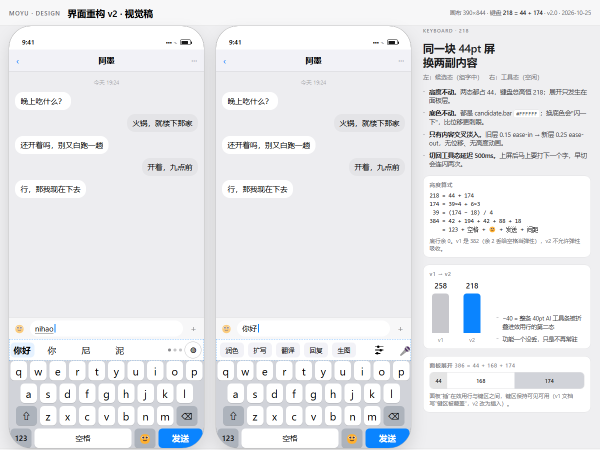
#> input picture design/preview-keyboard-v2.png, 1200 x 900 px (shown at 1/2 size); its folder holds only this picture in this run
$ python make_appicon.py --from ../design/preview-keyboard-v2.png
#> lines starting #> are read from the running program, lines starting #| are printed output that depends on the picture
#!/usr/bin/env python3
# -*- coding: utf-8 -*-
"""墨语（Moyu）iOS 输入法 —— AppIcon / AccentColor 生成器。

用 Pillow 生成 iOS 14+ 单尺寸（1024x1024）AppIcon，并写入 Assets.xcassets：
    ios/Resources/Assets.xcassets/
        Contents.json
        AppIcon.appiconset/Contents.json + AppIcon-1024.png
        AccentColor.colorset/Contents.json          （品牌蓝 #0A84FF）
        LaunchBackground.colorset/Contents.json     （可选，启动屏底色）

用法（Windows / macOS / Linux 均可）：
    # 1) 默认：脚本自己画一个简洁可用的图标（深色渐变底 + 白色几何「墨/键」符号）
    python scripts/make_appicon.py

    # 2) 用设计团队产出的正式方案覆盖（design/appicon/icon-1024.png）
    python scripts/make_appicon.py --from design/appicon/icon-1024.png

    # 3) 指定输出目录 / 强制重画
    python scripts/make_appicon.py --out ios/Resources/Assets.xcassets --force

设计说明（默认自绘版）：
    背景：#0B1020 → #16324F 对角线性渐变（比纯黑更有层次，和品牌蓝 #0A84FF 同色相）
    前景：白色「墨」字骨架 + 一枚圆角键帽轮廓，表达「输入法 + AI」；
          右下角一颗 #0A84FF 的圆点作为 AI 高光。
    厚度：iOS 会自己切圆角，所以 PNG 必须是**满幅直角**的 1024x1024，不要预先画圆角。

退出码：0 成功；1 失败（含 Pillow 未安装、源图不合规）。
"""

from __future__ import annotations

import argparse
import json
import os
import sys
from pathlib import Path

try:
    from PIL import Image, ImageDraw, ImageFilter, ImageFont
except ImportError:  # pragma: no cover - 环境缺失时给可读提示
    print("[错误] 未安装 Pillow。请先运行：", file=sys.stderr)
    print(f"  {sys.executable} -m pip install Pillow", file=sys.stderr)
    sys.exit(1)

# ---------------------------------------------------------------------------
# 常量
# ---------------------------------------------------------------------------

REPO_ROOT = Path(__file__).resolve().parent.parent
DEFAULT_OUT = REPO_ROOT / "ios" / "Resources" / "Assets.xcassets"
DEFAULT_SOURCE = REPO_ROOT / "design" / "appicon" / "icon-1024.png"

ICON_SIZE = 1024

BRAND_BLUE = (0x0A, 0x84, 0xFF)          # #0A84FF  AccentColor
BG_TOP = (0x0B, 0x10, 0x20)              # 深蓝黑
BG_BOTTOM = (0x16, 0x32, 0x4F)           # 深海军蓝
WHITE = (255, 255, 255)

# macOS / Windows 上常见、且能覆盖 1024px 的中文字体候选（找不到就退回几何图形）
CJK_FONT_CANDIDATES = [
    r"C:\Windows\Fonts\msyhbd.ttc",      # 微软雅黑 Bold
    r"C:\Windows\Fonts\msyh.ttc",        # 微软雅黑
    r"C:\Windows\Fonts\simhei.ttf",      # 黑体
    r"C:\Windows\Fonts\Deng.ttf",        # 等线
    "/System/Library/Fonts/PingFang.ttc",
    "/System/Library/Fonts/STHeiti Medium.ttc",
    "/System/Library/Fonts/Hiragino Sans GB.ttc",
    "/usr/share/fonts/opentype/noto/NotoSansCJK-Bold.ttc",
    "/usr/share/fonts/truetype/dejavu/DejaVuSans-Bold.ttf",
]


# ---------------------------------------------------------------------------
# 绘图工具
# ---------------------------------------------------------------------------

def _lerp(a: float, b: float, t: float) -> float:
    return a + (b - a) * t


def _lerp_color(c1, c2, t: float):
    return tuple(int(round(_lerp(c1[i], c2[i], t))) for i in range(3))


# [32 lines left out: functions _diagonal_gradient, _vertical_gradient, _find_cjk_font, not called in this run]


def _draw_rounded_key(draw: ImageDraw.ImageDraw, box, radius: int, fill, outline=None, width: int = 0):
    draw.rounded_rectangle(box, radius=radius, fill=fill, outline=outline, width=width)


# [84 lines left out: function draw_default_icon, not called in this run]


def load_source_icon(path: Path) -> Image.Image:
    """读取设计稿 PNG，校验尺寸并转成满幅 RGB。"""
    if not path.exists():
        raise FileNotFoundError(f"找不到源图：{path}")
    img = Image.open(path)
#> img is the input picture: PIL image 1200x900 RGB; mean R, G, B 233.5, 234.6, 237.5
    img.load()
    if img.mode in ("RGBA", "LA") or (img.mode == "P" and "transparency" in img.info):
        rgba = img.convert("RGBA")
        bg = Image.new("RGB", rgba.size, BG_TOP)
        bg.paste(rgba, mask=rgba.split()[-1])
        img = bg
    else:
        img = img.convert("RGB")
    if img.size != (ICON_SIZE, ICON_SIZE):
        print(f"[提示] 源图尺寸 {img.size} ≠ ({ICON_SIZE}, {ICON_SIZE})，已用 LANCZOS 缩放。")
#| [提示] 源图尺寸 (1200, 900) ≠ (1024, 1024)，已用 LANCZOS 缩放。
        img = img.resize((ICON_SIZE, ICON_SIZE), Image.LANCZOS)
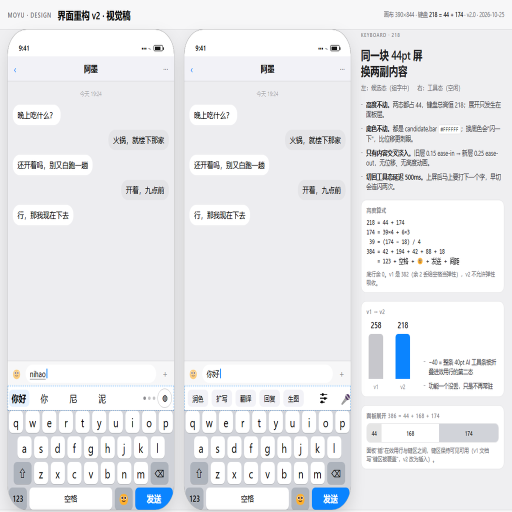
#> img: PIL image 1024x1024 RGB (shown at 1/2 size); mean R, G, B 233.2, 234.3, 237.2
    return img


# ---------------------------------------------------------------------------
# Assets.xcassets 写入
# ---------------------------------------------------------------------------

CONTENTS_APPICON = {
    "images": [
        {
            "filename": "AppIcon-1024.png",
            "idiom": "universal",
            "platform": "ios",
            "size": "1024x1024",
        }
    ],
    "info": {"author": "xcode", "version": 1},
}

CONTENTS_ACCENT = {
    "colors": [
        {
            "color": {
                "color-space": "srgb",
                "components": {"alpha": "1.000", "blue": "1.000", "green": "0.518", "red": "0.039"},
            },
            "idiom": "universal",
        },
        {
            "appearances": [{"appearance": "luminosity", "value": "dark"}],
            "color": {
                "color-space": "srgb",
                "components": {"alpha": "1.000", "blue": "1.000", "green": "0.600", "red": "0.180"},
            },
            "idiom": "universal",
        },
    ],
    "info": {"author": "xcode", "version": 1},
}

CONTENTS_ROOT = {"info": {"author": "xcode", "version": 1}}


def _write_json(path: Path, data: dict) -> None:
    path.parent.mkdir(parents=True, exist_ok=True)
    text = json.dumps(data, ensure_ascii=False, indent=2) + "\n"
    path.write_text(text, encoding="utf-8")


def build(out_root: Path, source: Path | None, force: bool = False) -> int:
    out_root = out_root.resolve()
    appiconset = out_root / "AppIcon.appiconset"
    accent = out_root / "AccentColor.colorset"
    png_path = appiconset / "AppIcon-1024.png"

    appiconset.mkdir(parents=True, exist_ok=True)
    accent.mkdir(parents=True, exist_ok=True)

    # ---- 根 Contents.json ----
    _write_json(out_root / "Contents.json", CONTENTS_ROOT)

    # ---- AppIcon ----
    if source is not None:
        icon = load_source_icon(source)
        print(f"[AppIcon] 使用设计稿：{source}")
    else:
        if png_path.exists() and not force:
            icon = None
            print(f"[AppIcon] 已存在，跳过（--force 可重画）：{png_path}")
        else:
            icon = draw_default_icon()
            print("[AppIcon] 使用脚本自绘版本")
    if icon is not None:
        icon.save(png_path, format="PNG", optimize=True)
        print(f"[AppIcon] 已写入：{png_path} ({ICON_SIZE}x{ICON_SIZE})")
    _write_json(appiconset / "Contents.json", CONTENTS_APPICON)

    # ---- AccentColor ----
    _write_json(accent / "Contents.json", CONTENTS_ACCENT)
    print(f"[AccentColor] 已写入：{accent / 'Contents.json'}  (#0A84FF)")

    # ---- 目录摘要 ----
    print("\n[完成] Assets.xcassets 结构：")
    for p in sorted(out_root.rglob("*")):
        if p.is_file():
            print(f"  {p.relative_to(out_root.parent)}  ({p.stat().st_size} bytes)")
    return 0


# ---------------------------------------------------------------------------
# CLI
# ---------------------------------------------------------------------------

def main(argv=None) -> int:
    parser = argparse.ArgumentParser(
        description="生成墨语 AppIcon（1024x1024）与 AccentColor 到 Assets.xcassets",
        formatter_class=argparse.RawDescriptionHelpFormatter,
        epilog="示例：\n"
               "  python scripts/make_appicon.py\n"
               "  python scripts/make_appicon.py --from design/appicon/icon-1024.png --force\n",
    )
    parser.add_argument("--from", dest="source", default=None,
                        help=f"设计稿 1024x1024 PNG 路径（默认：{DEFAULT_SOURCE} 存在则用它）")
    parser.add_argument("--out", dest="out", default=str(DEFAULT_OUT),
                        help=f"Assets.xcassets 输出目录（默认：{DEFAULT_OUT}）")
    parser.add_argument("--force", action="store_true", help="已存在时强制重画/覆盖")
    parser.add_argument("--no-source-autodetect", action="store_true",
                        help="即使 design/appicon/icon-1024.png 存在也不用它，强制自绘")
    args = parser.parse_args(argv)

    source = None
    if args.source:
        source = Path(args.source)
        if not source.is_absolute():
            source = (Path.cwd() / source).resolve()
        if not source.exists():
            print(f"[错误] --from 指定的文件不存在：{source}", file=sys.stderr)
            return 1
    elif not args.no_source_autodetect and DEFAULT_SOURCE.exists():
        source = DEFAULT_SOURCE
        print(f"[提示] 发现设计稿 {DEFAULT_SOURCE}，自动使用（可用 --no-source-autodetect 关闭）")

    try:
        return build(Path(args.out), source, force=args.force)
    except Exception as exc:  # noqa: BLE001
        print(f"[错误] 生成失败：{type(exc).__name__}: {exc}", file=sys.stderr)
        return 1


if __name__ == "__main__":
    sys.exit(main())
#> (the program exits here)
